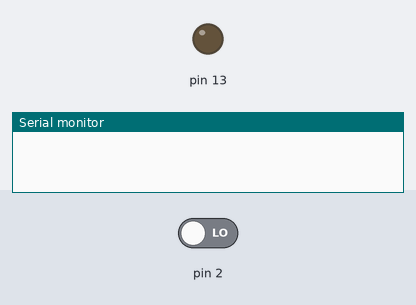
This sketch was run on a simulated Arduino Uno, built with avr-gcc and run on an emulated ATmega328P. Parts: output pins drawn as LEDs (lit = HIGH), the last lines printed to the serial monitor. The inputs (shaded band) are chosen by the test bench; at power-on: pin 2 LOW.

Above: at 1.2 s.
1.3 s: pin 2 driven HIGH
At 1.39 s:
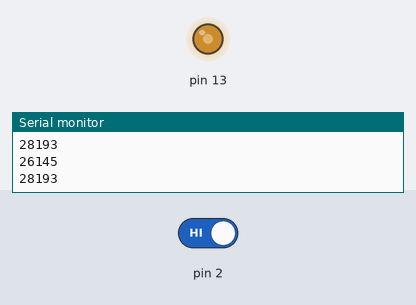
Timing chart, 0 to 10.3 s (numbered marks = the images above; inputs shaded):
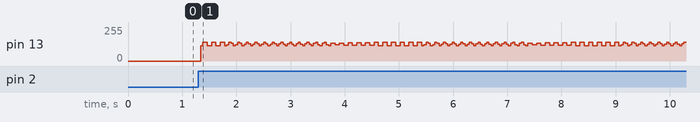

The sketch:

1-09.ino
```cpp
bool LEDstate = false;

void setup()
{
    pinMode(13, OUTPUT);
    pinMode(2, INPUT);
    Serial.begin(9600);
}

void loop()
{
    if (digitalRead(2) == HIGH) {


        LEDstate = !LEDstate;
if  (LEDstate == true) {
        Serial.println('the light is on!');
}
else {
        Serial.println('the light is off!');
}
    }
if  (LEDstate == true) {
    digitalWrite(13, HIGH);
}
else {
    digitalWrite(13, LOW);
}

}
```
